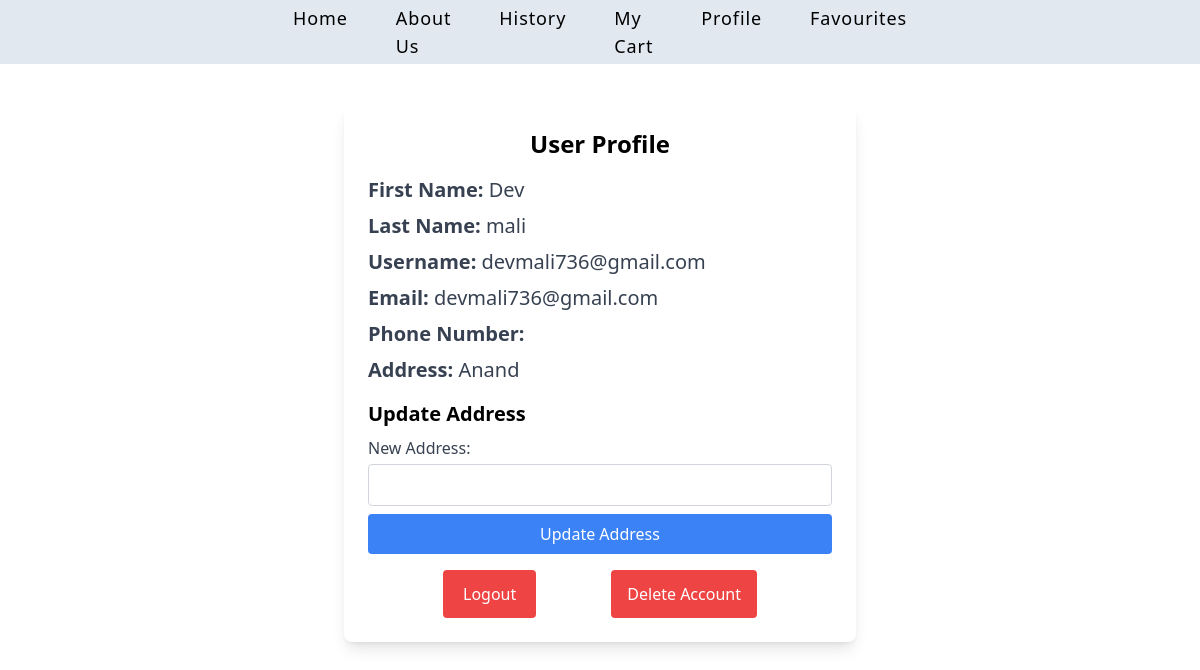
The app's page /profile (signed in) with its own data.
### app.py (models this page shows, shortened)
class User(UserMixin, db.Model):
    id = db.Column(db.Integer, primary_key=True)
    username = db.Column(db.String(80), unique=True, nullable=False)
    email = db.Column(db.String(120), unique=True, nullable=False)
    first_name = db.Column(db.String(120), nullable=False)
    last_name = db.Column(db.String(120), nullable=False)
    password = db.Column(db.String(120), nullable=False)
    address = db.Column(db.String(200), nullable=True)
    cart = db.relationship('CartItem', backref='user', lazy=True)
    favourites = db.relationship('FavouriteItem', backref='user', lazy=True)
    history = db.relationship('PurchaseHistory', backref='user', lazy=True)

### app.py (the view)
@app.route("/profile")
def profile():
    return render_template("profile.html")

### app.py (called while the page is built)
@login_manager.user_loader
def load_user(user_id):
    return User.query.get(int(user_id))

### templates/profile.html (shortened to what this page needs)
<!DOCTYPE html>
<html lang="en">
<head>
    <link rel="stylesheet" href="{{ url_for('static', filename='src/style.css') }}">
    <script src="https://cdn.tailwindcss.com"></script>
</head>
<body>
     <nav class="relative px-4 py-4   bg-slate-200  h-16 w-full">
        <div class="py-4 flex justify-center h-16 w-full ">
		<ul class="  text-lg font-poppins font-medium hidden absolute top-1/2 left-1/2 transform -translate-y-1/2 -translate-x-1/2   lg:flex lg:justify-center lg:w-auto ">
			         <li class="mx-6 tracking-wider"><a href="main">Home</a></li>
                    <li class="mx-6 tracking-wider"><a href="about">About Us</a></li>
                    <li class="mx-6 tracking-wider"><a href="history">History</a></li>
                    <li class="mx-6 tracking-wider"><a href="cart">My Cart</a></li>
                    <li class="mx-6 tracking-wider"><a href="profile">Profile</a></li>
                    <li class="mx-6 tracking-wider"><a href="favourite">Favourites</a>
		</ul>
        </div>
	</nav>
    <div class="flex justify-center items-center">
   <div class="bg-white p-6 rounded-lg shadow-lg max-w-lg w-full mt-10">
        <h1 class="text-2xl font-bold mb-4 text-center">User Profile</h1>
        <div class="mb-4">
            <p class="text-gray-700 font-julius text-xl mt-2"><strong>First Name:</strong> {{ current_user.first_name }}</p>
            <p class="text-gray-700 font-julius text-xl mt-2"><strong>Last Name:</strong> {{ current_user.last_name }}</p>
            <p class="text-gray-700 font-julius text-xl mt-2"><strong>Username:</strong> {{ current_user.username }}</p>
            <p class="text-gray-700 font-julius text-xl mt-2"><strong>Email:</strong> {{ current_user.email }}</p>
            <p class="text-gray-700 font-julius text-xl mt-2"><strong>Phone Number:</strong> {{ current_user.phone_number }}</p>
            <p class="text-gray-700 font-julius text-xl mt-2"><strong>Address:</strong> {{ current_user.address }}</p>
        </div>
        <h2 class="text-xl font-semibold mb-2">Update Address</h2>
        <form action="{{ url_for('update_address') }}" method="POST" class="mb-4">
            <label for="address" class="block text-gray-700 mb-1">New Address:</label>
            <input type="text" id="address" name="address" class="w-full p-2 border border-gray-300 rounded mb-2" required>
            <button type="submit" class="w-full bg-blue-500 text-white py-2 font-medium rounded hover:bg-blue-600">Update Address</button>
        </form>
        <div class="flex justify-evenly">
             <a href="{{ url_for('logout') }}" class=""><button type="submit" class="bg-red-500 text-white py-3 px-5 font-medium text-base rounded hover:bg-red">Logout</button></a>
             <a href="{{ url_for('delete_account') }}" class=""><button type="submit" class="bg-red-500 text-white py-3 px-4 font-medium text-base rounded hover:bg-red">Delete Account</button></a>
    </div>
    </div>
</div>
</body>
</html>

### records on screen
User: first_name "Dev", last_name "mali", username "devmali736@gmail.com", email "devmali736@gmail.com", address "Anand"
